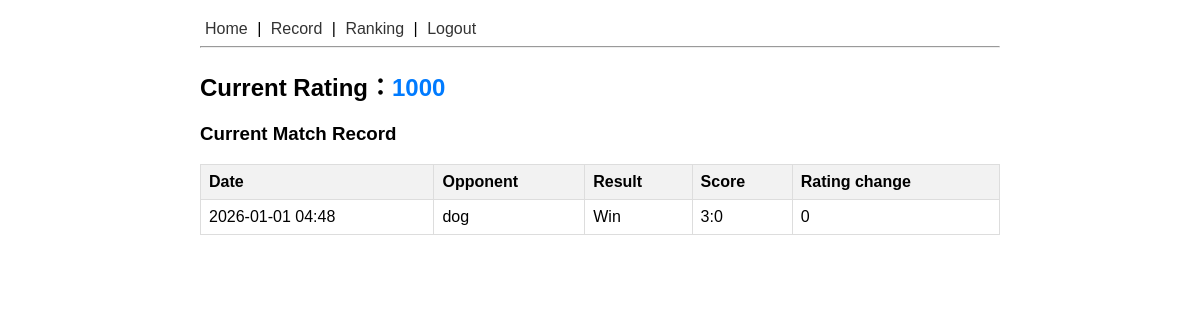
/ (signed in), run on the app's committed database.
### tables this page shows
CREATE TABLE users (
 id INTEGER PRIMARY KEY AUTOINCREMENT,
 username TEXT UNIQUE,
 password_hash TEXT,
 role TEXT,
 rating INTEGER DEFAULT 0
);

CREATE TABLE matches (
 id INTEGER PRIMARY KEY AUTOINCREMENT,
 user_id INTEGER,
 opponent TEXT,
 result TEXT,
 delta INTEGER,
 score TEXT,
 created_at DATETIME DEFAULT CURRENT_TIMESTAMP
);

### app.py (the view)
@app.route("/")
def index():
    if not login_required():
        return redirect("/login")
    db = get_db()
    cur = db.execute("SELECT rating FROM users WHERE id=?", (session["user_id"],))
    row = cur.fetchone()
    if not row: return redirect("/logout")
    rating = row["rating"]
    matches = db.execute("SELECT opponent, result, delta, created_at, score FROM matches WHERE user_id=? ORDER BY created_at DESC",
                (session["user_id"],)).fetchall()
    if rating == 0:
        return render_template("choose_level.html")
    return render_template("dashboard.html", rating=rating, matches=matches)

### app.py (called while the page is built)
def get_db():
    conn = sqlite3.connect("pingpong.db")
    conn.row_factory = sqlite3.Row
    return conn

def login_required():
    return "user_id" in session

@app.context_processor
def inject_user():
    is_logged_in = "user_id" in session
    is_admin = False
    if is_logged_in:
        db = get_db()
        user = db.execute("SELECT role FROM users WHERE id=?", (session["user_id"],)).fetchone()
        if user and user["role"] == "admin":
            is_admin = True
    return dict(logged_in=is_logged_in, is_admin=is_admin)

### templates/dashboard.html
{% extends 'base.html' %}
{% block content %}
<h2>Current Rating：<span style="color: #007bff;">{{rating}}</span></h2>
<h3>Current Match Record</h3>
{% if matches %}
<table>
    <thead>
        <tr>
            <th>Date</th>
            <th>Opponent</th>
            <th>Result</th>
            <th>Score</th>
            <th>Rating change</th>
        </tr>
    </thead>
    <tbody>
        {% for m in matches %}
        <tr>
            <td>{{m.created_at[:16]}}</td>
            <td>{{m.opponent}}</td>
            <td style="color: {{ 'green' if m.result == 'win' else 'red' }} font-weight: bold;">
                {{ 'Win' if m.result == 'win' else 'Lose' }}
            </td>
            <td>{{m.score}}</td>
            <td>{{ '+' if m.delta > 0 else '' }}{{m.delta}}</td>
        </tr>
        {% endfor %}
    </tbody>
</table>
{% else %}
<p>No match record...</p>
{% endif %}
{% endblock %}

### templates/base.html (style rules this page uses)
body { font-family: sans-serif; padding: 20px; max-width: 800px; margin: 0 auto; }
table { width: 100%; border-collapse: collapse; margin-top: 10px; }
th, td { border: 1px solid #ddd; padding: 8px; text-align: left; }
th { background-color: #f2f2f2; }

### data on the page
users: rating "1000"
matches: created_at "2026-01-01 04:48", opponent "dog", result "Win", score "3:0", delta "0"
